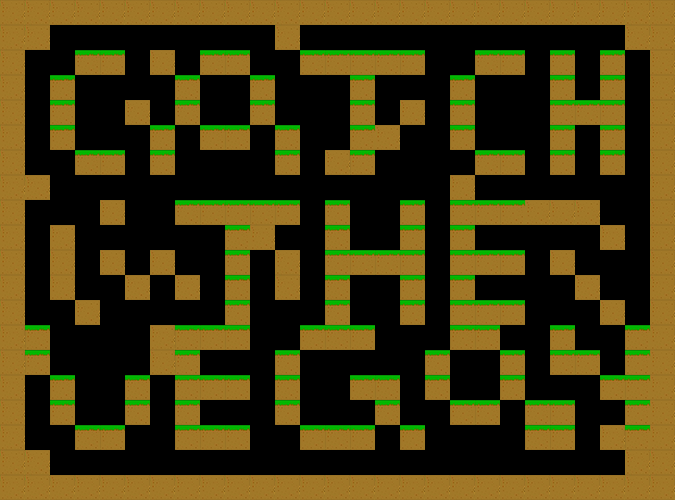

Rendered tile map (Tiled .tmx) drawn with the repository's tilesets; below, a short description and the full map source, tile grids included:
An orthogonal 27x20 tile map with 25x25 px tiles, 1 tile layer (Copy of Tile Layer 1).

<map version="1.0" orientation="orthogonal" renderorder="right-down" width="27" height="20" tilewidth="25" tileheight="25" nextobjectid="1">
 <tileset firstgid="1" name="multiV" tilewidth="25" tileheight="25" tilecount="2" columns="2">
  <image source="../dodatno_mesar/level5/multiV.png" width="50" height="25" />
 </tileset>
 <layer name="Copy of Tile Layer 1" width="27" height="20">
  <data encoding="csv">
2,2,2,2,2,2,2,2,2,2,2,2,2,2,2,2,2,2,2,2,2,2,2,2,2,2,2,
2,2,0,0,0,0,0,0,0,0,0,2,0,0,0,0,0,0,0,0,0,0,0,0,0,2,2,
2,0,0,1,1,0,2,0,1,1,0,0,1,1,1,1,1,0,0,1,1,0,1,0,1,0,2,
2,0,1,0,0,0,0,1,0,0,1,0,0,0,1,0,0,0,1,0,0,0,1,0,1,0,2,
2,0,1,0,0,2,0,1,0,0,1,0,0,0,1,0,2,0,1,0,0,0,1,1,1,0,2,
2,0,1,0,0,0,1,0,1,1,0,1,0,0,1,2,0,0,1,0,0,0,1,0,1,0,2,
2,0,0,1,1,0,1,0,0,0,0,1,0,2,1,0,0,0,0,1,1,0,1,0,1,0,2,
2,2,0,0,0,0,0,0,0,0,0,0,0,0,0,0,0,0,2,0,0,0,0,0,0,0,2,
2,0,0,0,2,0,0,1,1,1,1,1,0,1,0,0,1,0,1,1,1,2,2,2,0,0,2,
2,0,2,0,0,0,0,0,0,1,2,0,0,1,0,0,1,0,1,0,0,0,0,0,2,0,2,
2,0,2,0,2,0,2,0,0,1,0,2,0,1,1,1,1,0,1,1,1,0,2,0,0,0,2,
2,0,2,0,0,2,0,2,0,1,0,2,0,1,0,0,1,0,1,0,0,0,0,2,0,0,2,
2,0,0,2,0,0,0,0,0,1,0,0,0,1,0,0,1,0,1,1,1,0,0,0,2,0,2,
2,1,0,0,0,0,2,1,1,1,0,0,1,1,1,0,0,0,1,1,0,0,1,0,0,1,2,
2,1,0,0,0,0,2,1,0,0,0,1,0,0,0,0,0,1,0,0,1,0,1,1,0,1,2,
2,0,1,0,0,1,0,1,1,1,0,1,0,0,1,1,0,1,0,0,1,0,0,0,1,1,2,
2,0,1,0,0,1,0,1,0,0,0,1,0,0,0,1,0,0,1,1,0,1,1,0,0,1,2,
2,0,0,1,1,0,0,1,1,1,0,0,1,1,1,0,1,0,0,0,0,1,1,0,2,1,2,
2,2,0,0,0,0,0,0,0,0,0,0,0,0,0,0,0,0,0,0,0,0,0,0,0,2,2,
2,2,2,2,2,2,2,2,2,2,2,2,2,2,2,2,2,2,2,2,2,2,2,2,2,2,2
</data>
 </layer>
</map>
